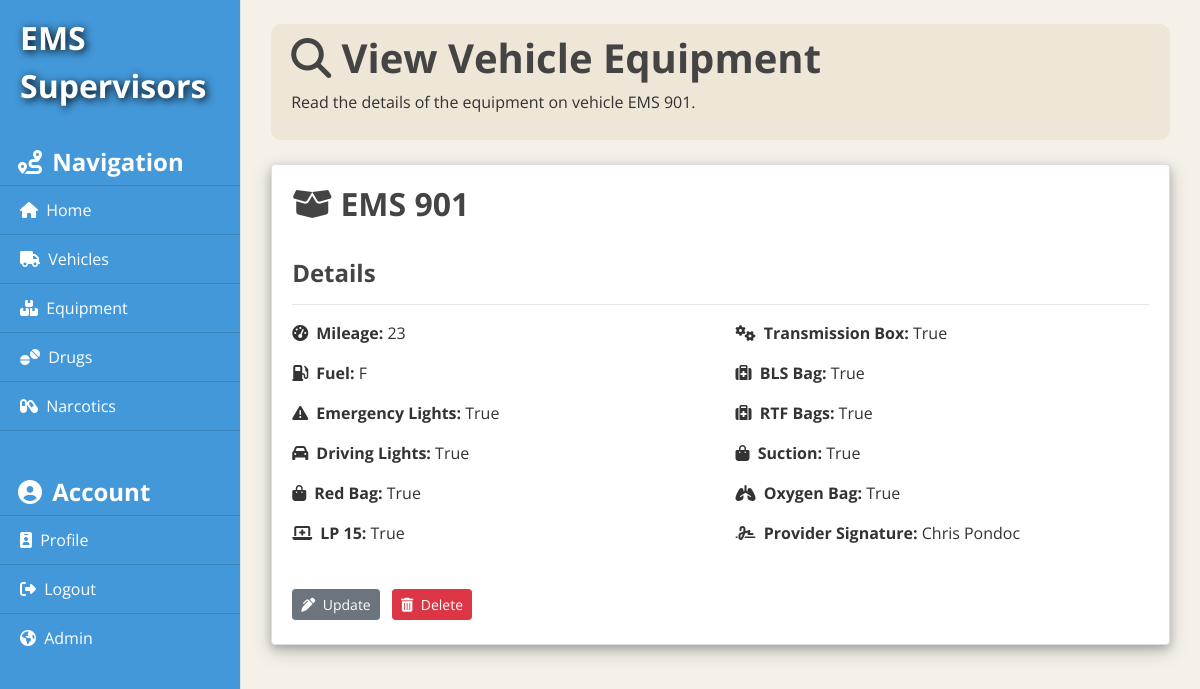
The page /equipment/1/ (signed in) on the database its author committed.
### equipment/models.py (models this page shows, shortened)
class Equipment(models.Model):
    unit = models.ForeignKey(Vehicle, on_delete=models.CASCADE)
    date = models.DateField(help_text="Please display in the form yyyy-mm-dd!")
    mileage = models.DecimalField(decimal_places=0, max_digits=4)
    fuel = models.CharField(max_length=1, help_text="Please enter E for empty or F for full.")
    emergency_lights = models.BooleanField(verbose_name="Emergency Lights")
    driving_lights = models.BooleanField(verbose_name="Driving Lights")
    red_bag = models.BooleanField(verbose_name="Red Bag")
    lp_fifteen = models.BooleanField(verbose_name="LP 15")
    trans_box = models.BooleanField(verbose_name="Trans Box")
    bls_bag = models.BooleanField(verbose_name="BLS Bag")
    rtf_bags = models.BooleanField(verbose_name="RTF Bags")
    suction = models.BooleanField()
    oxygen_bag = models.BooleanField(verbose_name="Oxygen Bag")
    signature = models.CharField(max_length=50, verbose_name="Provider Signature")

### vehicles/models.py (models this page shows, shortened)
class Vehicle(models.Model):
    unit = models.CharField(max_length=30)
    date = models.DateField(help_text="Please display in the form yyyy-mm-dd!")
    oil = models.BooleanField()
    transmission_fluid = models.BooleanField()
    brake_fluid = models.BooleanField()
    coolant_fluid = models.BooleanField()
    lucas = models.BooleanField(verbose_name="LUCAS")
    ems_equipment = models.BooleanField(verbose_name="EMS Equipment")
    suction = models.BooleanField()
    front_left_tire_pressure = models.DecimalField(decimal_places=0, max_digits=2, verbose_name="Front Left Tire Pressure (in PSI)")
    front_right_tire_pressure = models.DecimalField(decimal_places=0, max_digits=2, verbose_name="Front Right Tire Pressure (in PSI)")
    rear_left_tire_pressure = models.DecimalField(decimal_places=0, max_digits=2, verbose_name="Rear Left Tire Pressure (in PSI)")
    rear_right_tire_pressure = models.DecimalField(decimal_places=0, max_digits=2, verbose_name="Rear Right Tire Pressure (in PSI)")
    provider_name = models.CharField(max_length=30)
    comments = models.TextField()
    def __str__(self):
        return (self.unit)

### equipment/views.py (the view)
# urls.py: path('equipment/<int:pk>/', EquipmentDetailView.as_view(), name="equipment-detail"),
class EquipmentDetailView(LoginRequiredMixin, DetailView):
    model = Equipment

### equipment/templates/equipment/equipment_detail.html
{% extends 'equipment/base.html' %}
{% block content %}
    <div class="title-container">
      <h1><i class="fas fa-search"></i> View Vehicle Equipment</h1>
      <p>Read the details of the equipment on vehicle {{ object.unit }}.</p>
    </div>
    <br />
    <div class="card" style="box-shadow: 0 4px 8px 0 rgba(0, 0, 0, 0.2), 0 6px 20px 0 rgba(0, 0, 0, 0.19) !important;">
        <div class="card-body">
          <h2 class="card-title"><i class="fas fa-box-open"></i> {{ object.unit }}</h2>
          <br />
          <h4>Details</h4>
          <hr/>
          <div class="row">
              <div class="col-sm">
                <p><b><i class="fas fa-tachometer-alt mr-1"></i> Mileage:</b> {{object.mileage}}</p>
                <p><b><i class="fas fa-gas-pump mr-1"></i> Fuel:</b> {{object.fuel}}</p>
                <p><b><i class="fas fa-exclamation-triangle mr-1"></i> Emergency Lights:</b> {{object.emergency_lights}}</p>
                <p><b><i class="fas fa-car mr-1"></i> Driving Lights:</b> {{object.driving_lights}}</p>
                <p><b><i class="fas fa-shopping-bag mr-1"></i> Red Bag:</b> {{object.red_bag}}</p>
                <p><b><i class="fas fa-laptop-medical mr-1"></i> LP 15:</b> {{object.lp_fifteen}}</p>
              </div>
              <div class="col-sm">
                <p><b><i class="fas fa-cogs mr-1"></i> Transmission Box:</b> {{object.trans_box}}</p>
                <p><b><i class="fas fa-medkit mr-1"></i> BLS Bag:</b> {{object.bls_bag}}</p>
                <p><b><i class="fas fa-medkit mr-1"></i> RTF Bags:</b> {{object.rtf_bags}}</p>
                <p><b><i class="fas fa-shopping-bag mr-1"></i> Suction:</b> {{object.suction}}</p>
                <p><b><i class="fas fa-lungs mr-1"></i> Oxygen Bag:</b> {{object.oxygen_bag}}</p>
                <p><b><i class="fas fa-signature mr-1"></i> Provider Signature:</b> {{object.signature}}</p>
              </div>
          </div>
          <br />
          <div>
              <a class="btn btn-secondary btn-sm mt-1 mb-1" href="{% url 'equipment-update' object.id%}"><i class="fas fa-pen-alt mr-1"></i> Update</a>
              <a class="btn btn-danger btn-sm mt-1 mb-1 ml-2" href="{% url 'equipment-delete' object.id%}"><i class="fas fa-trash-alt mr-1"></i> Delete</a>
          </div>
        </div>
    </div>
      <br />
{% endblock content %}

### equipment/static/equipment/main.css (style rules this page uses)
body { background: #f5f1e9; color: #333333; font-family: 'Open Sans', sans-serif; }
h1, h2, h3, h4, h5, h6 { color: #444444; font-weight: bold; }
.title-container { background-color: #eee6d6 !important; padding: 10px 10px 10px 20px; border-radius: 10px; }

### rows shown on the page
Equipment: unit "EMS 901", mileage "23", fuel "F", emergency_lights "True", driving_lights "True", red_bag "True", lp_fifteen "True", trans_box "True", bls_bag "True", rtf_bags "True", suction "True", oxygen_bag "True", signature "Chris Pondoc"
